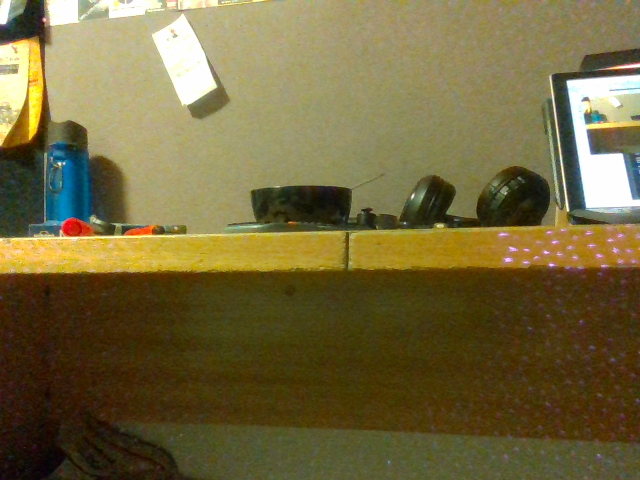
#> input picture testdata/images/test00/color/0006.png, 640 x 480 px, found by its file name; its folder holds only this picture in this run
$ python dataread_img.py
#> lines starting #> are read from the running program, lines starting #| are printed output that depends on the picture
# -*- coding: utf-8 -*-
"""
Created on Thu Apr 19 2018

@author: Nathan Ferguson

Reads data from color and depth directories

"""

fps = 15 #playback framerate
data_path = "testdata/images" #read path
name_path = "test00"


import cv2
import os


color_path = "./{}/{}/color".format(data_path, name_path)
depth_path = "./{}/{}/depth".format(data_path, name_path)

color_images = os.listdir(color_path)
color_images.sort()
depth_images = os.listdir(depth_path)
depth_images.sort()


delay = 1000 // fps #delay between frames in ms
img_index = 0

while True:  # Loop over the images until we decide to quit.

    color_filename = color_images[img_index]
    depth_filename = depth_images[img_index]
    if not color_filename.endswith(".png") or not depth_filename.endswith(".png"):
        continue

    # Note that if the cv2.IMREAD_ANYDEPTH flag is missing, OpenCV will load the 16-bit depth data as an 8-bit image.
    c = cv2.imread("{}/{}".format(color_path, color_filename))
#> c is the input picture: shape (480, 640, 3); mean B, G, R 61.9, 104.3, 115.4
    d = cv2.imread("{}/{}".format(depth_path, depth_filename), cv2.IMREAD_GRAYSCALE | cv2.IMREAD_ANYDEPTH)
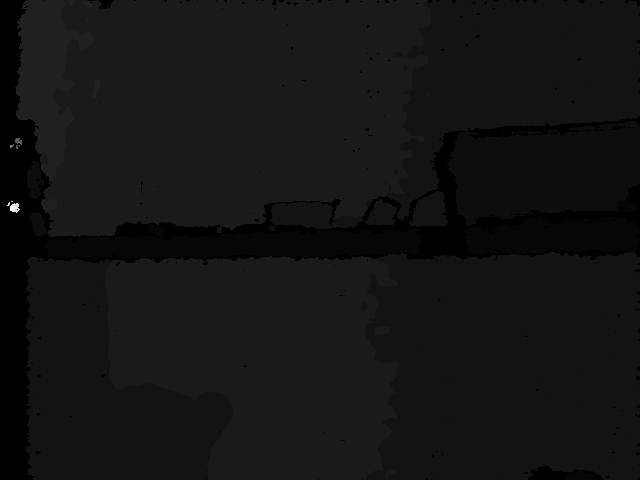
#> input picture testdata/images/test00/depth/0006.png, 640 x 480 px, found by its file name
#> d is the input picture: shape (480, 640) uint16; min 0, max 10009, mean 903.6

    cv2.imshow('Colour', c)
    cv2.imshow('Depth', d * 18)  # Scale the depth data for visibility
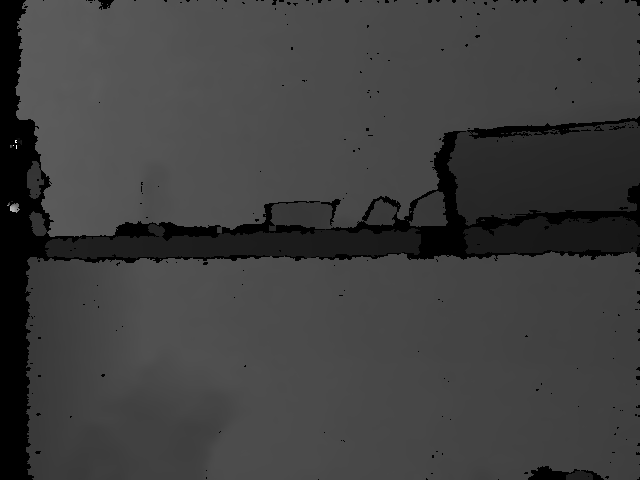
#> window 'Depth': shape (480, 640) uint16; min 0, max 65322, mean 16222.7; drawn with min black and max white


    img_index = (img_index + 1) % len(color_images)

    if cv2.waitKey(delay) & 0xFF == ord('q'):
#> (key q is pressed here)
        break


cv2.destroyAllWindows()
